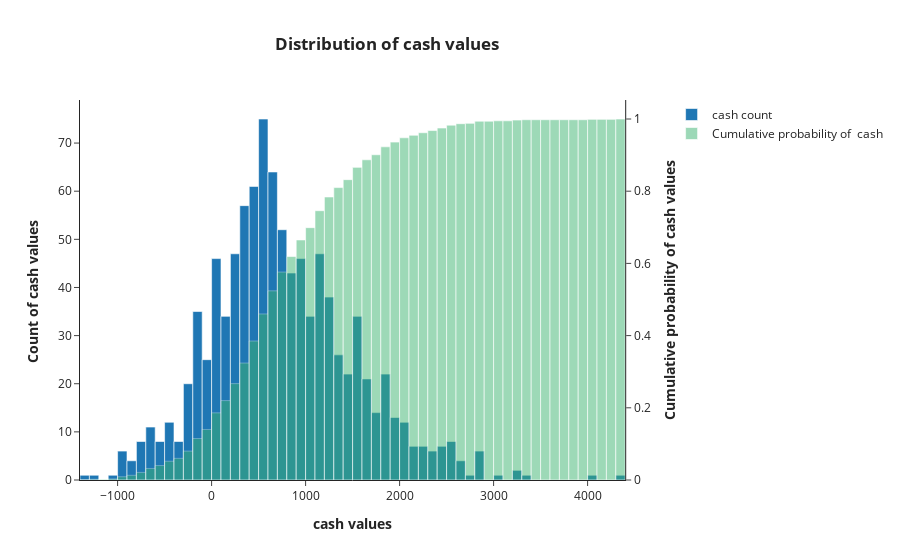

The notebook cell this image was saved under:
### Code cell
fr.visualize(visualize_on = 'feature_only_sum')

### Figure 1 — Plotly figure (JSON) as saved in the notebook; plotly's stock layout.template omitted (floating-point values rounded to 4 significant figures; data arrays with more than 128 entries replaced by an {"elided": "..."} marker saying what was removed)
{"data": [{"name": "cash count", "type": "histogram", "x": {"elided": "1000 float values"}, "xaxis": "x", "yaxis": "y"}, {"cumulative": {"currentbin": "include", "direction": "increasing", "enabled": true}, "histnorm": "probability", "hoverlabel": {"namelength": -1}, "marker": {"color": "mediumseagreen"}, "name": "Cumulative probability of  cash", "opacity": 0.5, "type": "histogram", "x": {"elided": "1000 float values"}, "xaxis": "x", "yaxis": "y2"}], "layout": {"title": {"text": "<b>Distribution of cash values</b>", "x": 0.43}, "xaxis": {"anchor": "y", "domain": [0, 0.94], "title": {"text": "<b>cash values</b>"}}, "yaxis": {"anchor": "x", "domain": [0, 1], "showspikes": true, "title": {"text": "<b>Count of cash values </b>"}}, "yaxis2": {"anchor": "x", "overlaying": "y", "side": "right", "title": {"text": "<b>Cumulative probability of cash values</b>"}}}}
